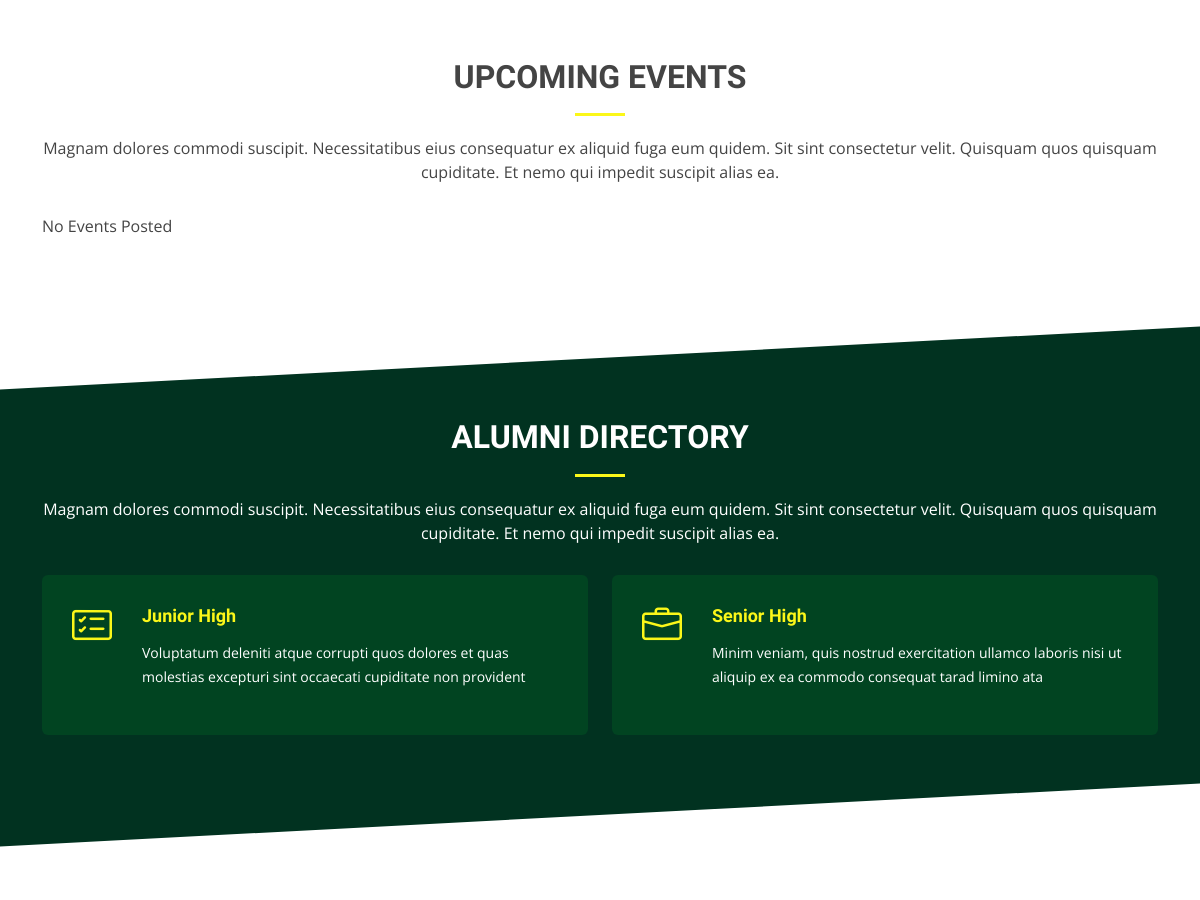
The app's page / (middle part), older data.
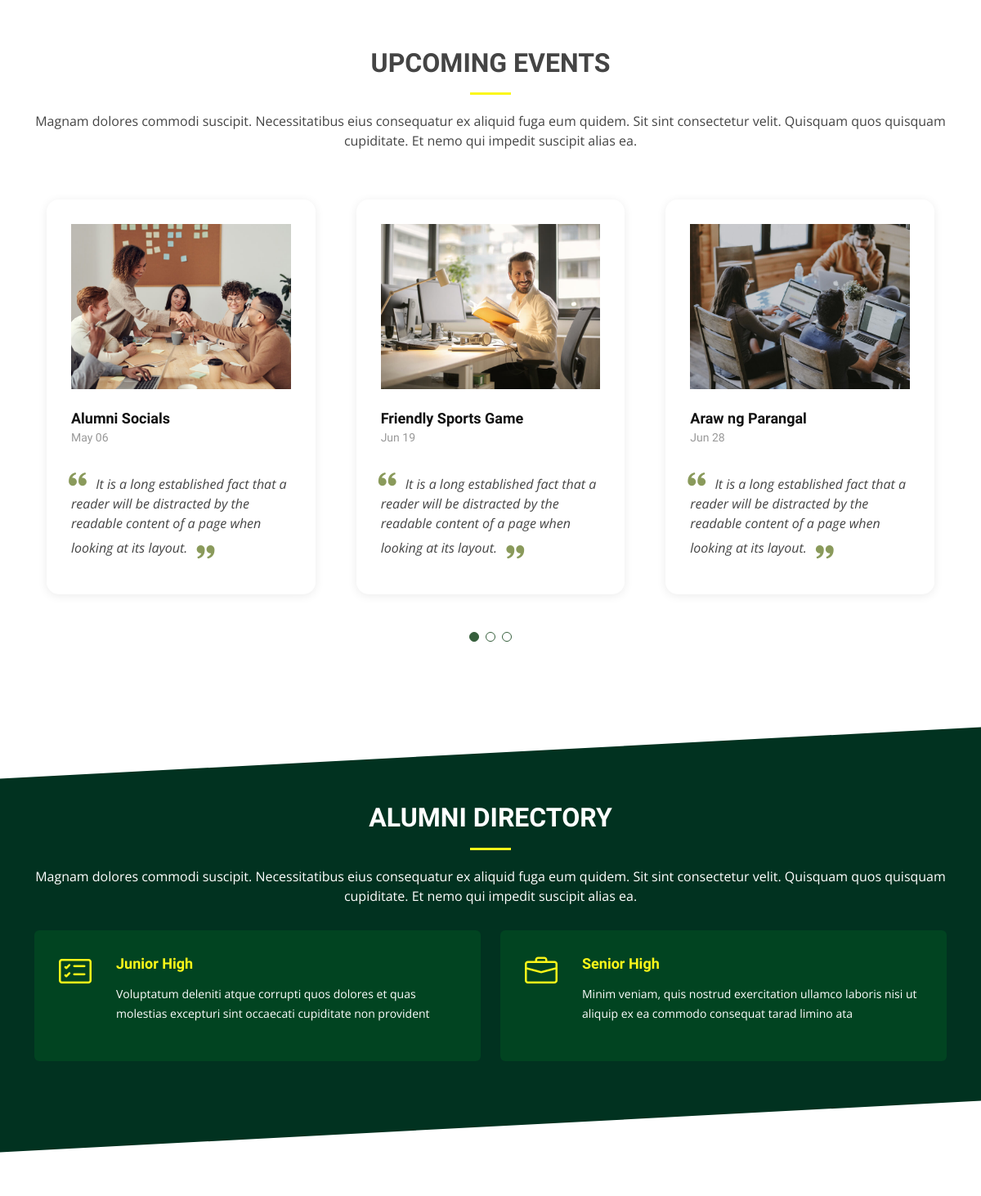
The same page, newer data.
### tables this page shows
CREATE TABLE `events` (
  `id` int(11) UNSIGNED NOT NULL,
  `eventsCode` varchar(255) NOT NULL,
  `eventName` varchar(255) NOT NULL,
  `eventDate` date NOT NULL,
  `eventStatus` int(11) NOT NULL,
  `eventLocation` varchar(255) NOT NULL,
  `eventDescription` text NOT NULL,
  `eventPicture` varchar(255) NOT NULL,
  `eventScope` varchar(255) NOT NULL,
  `date_created` date NOT NULL DEFAULT current_timestamp()
);

### index.php (the view, shortened to what this page needs)
<?php
include 'includes/conn.php';
?>
<!DOCTYPE html>
<html lang="en">
<head>
    <link href="assets/vendor/aos/aos.css" rel="stylesheet">
    <link href="assets/vendor/bootstrap/css/bootstrap.min.css" rel="stylesheet">
    <link href="assets/vendor/bootstrap-icons/bootstrap-icons.css" rel="stylesheet">
    <link href="assets/vendor/boxicons/css/boxicons.min.css" rel="stylesheet">
    <link href="assets/vendor/glightbox/css/glightbox.min.css" rel="stylesheet">
    <link href="assets/vendor/remixicon/remixicon.css" rel="stylesheet">
    <link href="assets/vendor/swiper/swiper-bundle.min.css" rel="stylesheet">
    <link href="assets/vendor/remixicon/remixicon.css" rel="stylesheet">
    <link href="assets/css/style.css" rel="stylesheet">
</head>
<body>
    <main id="main">
        <section id="events" class="events">
            <div class="container" data-aos="fade-up">
                <div class="section-title">
                    <h2>Upcoming Events</h2>
                    <p>Magnam dolores commodi suscipit. Necessitatibus eius consequatur ex aliquid fuga eum quidem. Sit
                        sint consectetur velit. Quisquam quos quisquam cupiditate. Et nemo qui impedit suscipit alias
                        ea.</p>
                </div>
                <div class="testimonials-slider swiper" data-aos="fade-up" data-aos-delay="100">
                    <div class="swiper-wrapper">
                        <?php
                        $sql = "SELECT * FROM `events` WHERE eventDate > CURDATE() ORDER BY eventDate";
                        $result = $conn->query($sql);
                        if ($result->num_rows > 0) {
                            while ($event = $result->fetch_assoc()) {
                        ?>
                        <div class="swiper-slide">
                            <div class="testimonial-wrap">
                                <div class="event-item">
                                    <img src="<?php echo "admin/" . $event['eventPicture']; ?>" class="img-fluid"
                                        alt="">
                                    <h3><?php echo $event['eventName']; ?></h3>
                                    <h4><?php echo date('M d', strtotime($event['eventDate'])); ?></h4>
                                    <p>
                                        <i class="bx bxs-quote-alt-left quote-icon-left"></i>
                                        <?php echo $event['eventDescription']; ?>
                                        <i class="bx bxs-quote-alt-right quote-icon-right"></i>
                                    </p>
                                </div>
                            </div>
                        </div>
                        <?php
                            }
                        } else {
                            echo "No Events Posted";
                        }
                        ?>
                    </div>
                    <div class="swiper-pagination"></div>
                </div>
            </div>
        </section>
        <section id="alumni" class="alumni section-bg ">
            <div class="container" data-aos="fade-up">
                <div class="section-title">
                    <h2>Alumni Directory</h2>
                    <p>Magnam dolores commodi suscipit. Necessitatibus eius consequatur ex aliquid fuga eum quidem. Sit
                        sint consectetur velit. Quisquam quos quisquam cupiditate. Et nemo qui impedit suscipit alias
                        ea.</p>
                </div>
                <div class="row">
                    <div class="col-md-6">
                        <a href="alumni-login.php?Type=JHS">
                            <div class="icon-box">
                                <i class="bi bi-card-checklist"></i>
                                <h4>Junior High</h4>
                                <p class="text-white">Voluptatum deleniti atque
                                    corrupti quos dolores et quas
                                    molestias excepturi sint
                                    occaecati cupiditate non
                                    provident</p>
                            </div>
                        </a>
                    </div>
                    <div class="col-md-6 mt-4 mt-md-0">
                        <a href="alumni-login.php?Type=SHS">
                            <div class="icon-box">
                                <i class="bi bi-briefcase"></i>
                                <h4>Senior High</h4>
                                <p class="text-white">Minim veniam, quis nostrud
                                    exercitation ullamco laboris
                                    nisi ut aliquip ex ea commodo
                                    consequat tarad limino ata</p>
                            </div>
                        </a>
                    </div>
                </div>
            </div>
        </section>
        <section id="news" class="news">
        </section>
    </main>
</body>
</html>

Row changes from the older to the newer data that the page shows:
now on this page (row edited): events: eventPicture (picture), eventName "Alumni Socials", eventDate "May 06", eventDescription "It is a long established fact that a reader will be distracted by the readable content of a page when looking at its layout."
now on this page (row edited): events: eventPicture (picture), eventName "Friendly Sports Game", eventDate "Jun 19", eventDescription "It is a long established fact that a reader will be distracted by the readable content of a page when looking at its layout."
now on this page (row edited): events: eventPicture (picture), eventName "Araw ng Parangal", eventDate "Jun 28", eventDescription "It is a long established fact that a reader will be distracted by the readable content of a page when looking at its layout."
Text that changed along with them:
text no longer shown: "No Events Posted"
